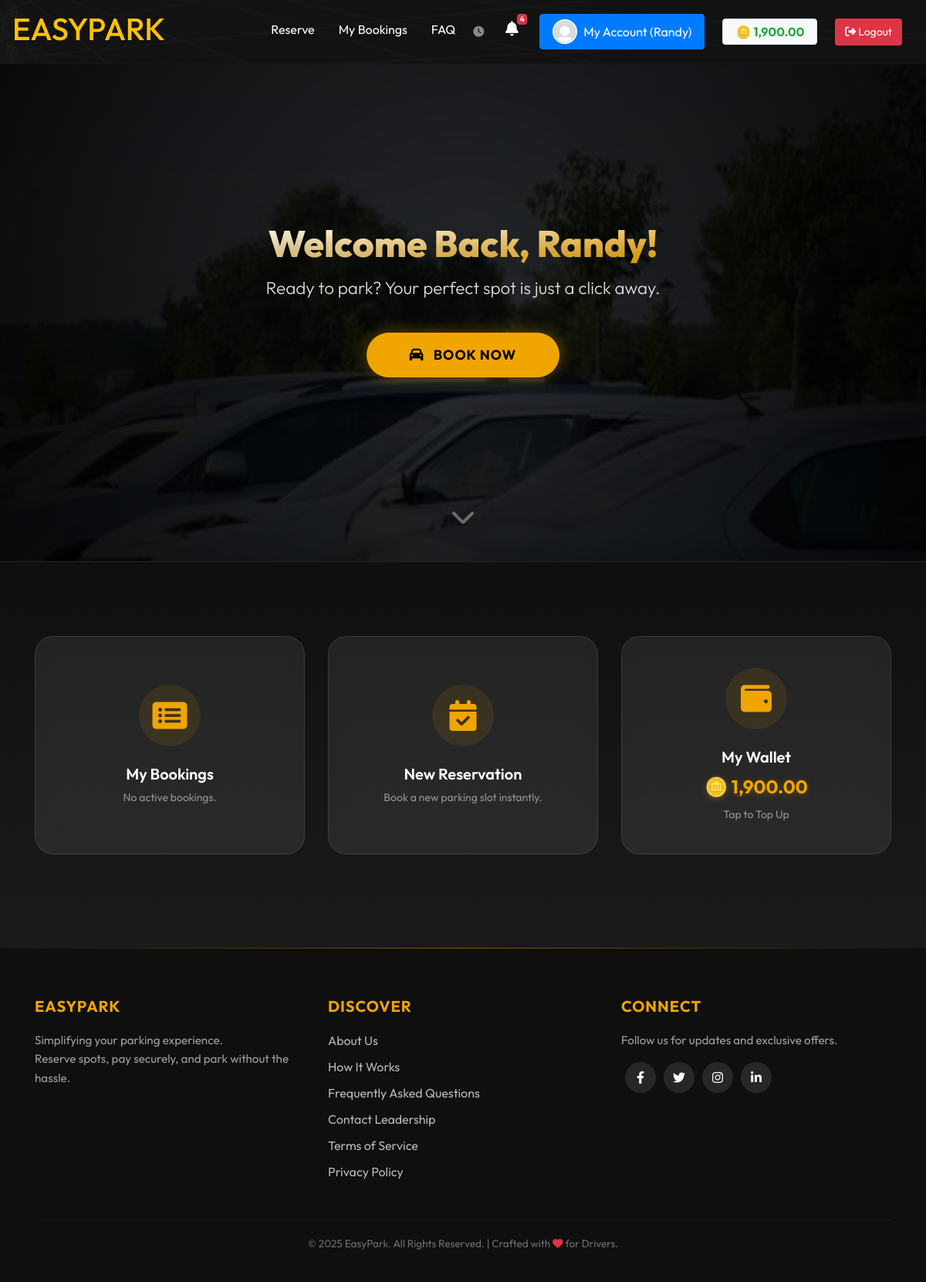
The page /dashboard.php (signed in) on the database as committed earlier.
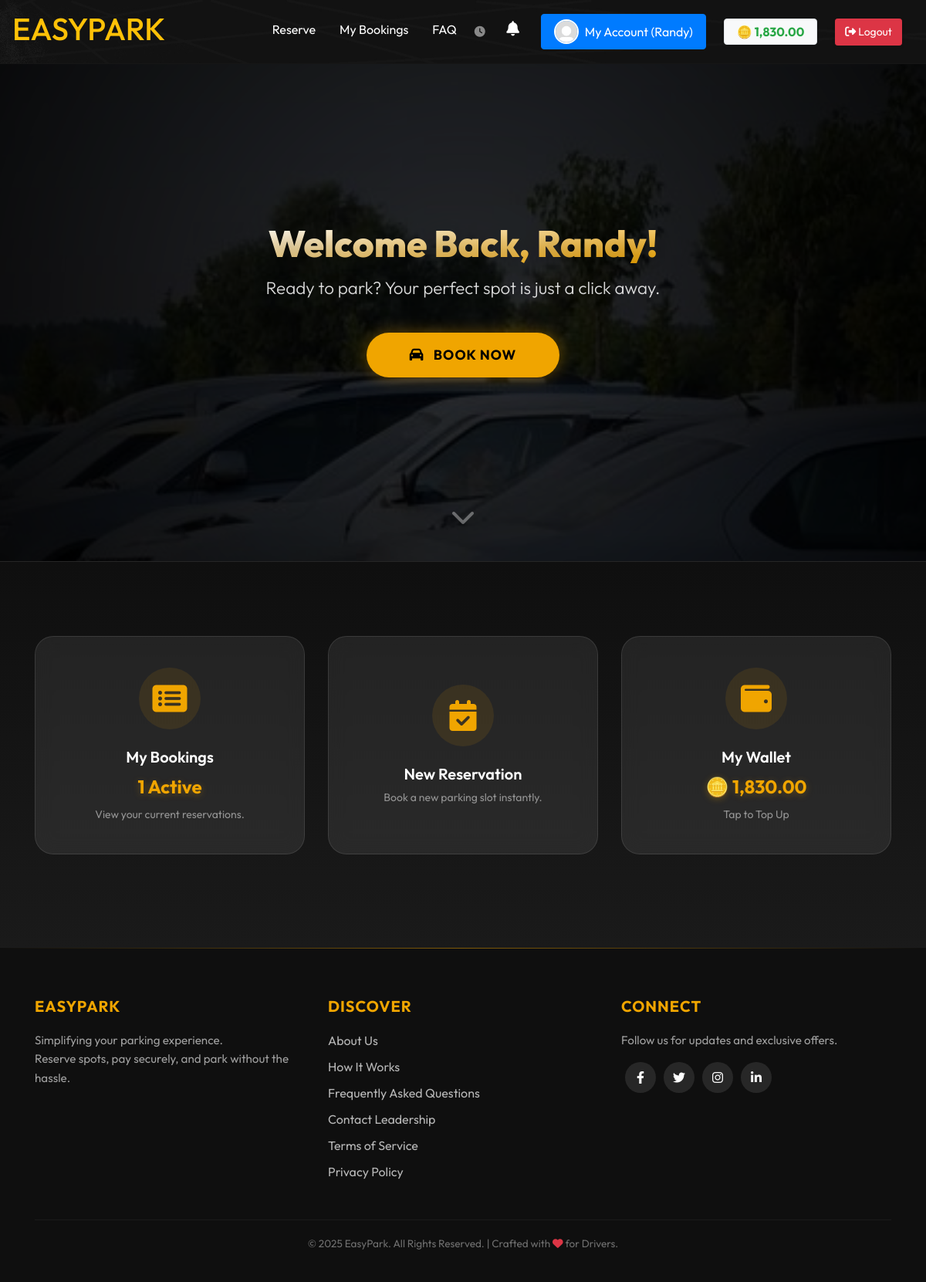
The same page on the database as committed later.
### tables this page shows
CREATE TABLE `users` (
  `user_id` int(11) NOT NULL,
  `first_name` varchar(50) NOT NULL,
  `middle_name` varchar(50) DEFAULT NULL,
  `last_name` varchar(50) NOT NULL,
  `email` varchar(100) NOT NULL,
  `password` varchar(255) NOT NULL,
  `phone` varchar(20) DEFAULT NULL,
  `user_type` enum('admin','staff','client') NOT NULL DEFAULT 'client',
  `security_word` varchar(255) NOT NULL,
  `created_at` timestamp NULL DEFAULT current_timestamp(),
  `updated_at` timestamp NULL DEFAULT NULL ON UPDATE current_timestamp(),
  `is_active` tinyint(1) NOT NULL DEFAULT 1,
  `image` varchar(255) DEFAULT 'default.jpg',
  `coins` decimal(10,2) NOT NULL DEFAULT 0.00
);

### includes/notifications.php (called while the page is built, shortened)
<?php
function countUnreadNotifications($pdo, $user_id)
{
    $stmt = $pdo->prepare("SELECT COUNT(*) FROM notifications WHERE user_id = ? AND is_read = 0");
    $stmt->execute([$user_id]);
    return (int) $stmt->fetchColumn();
}
?>

### dashboard.php (the view, shortened to what the changed rows need)
<?php
require_once 'includes/db.php';
$user_id = $_SESSION['user_id'];
$stmt = $pdo->prepare('SELECT first_name, coins FROM users WHERE user_id = ?');
$stmt->execute([$user_id]);
$user_data = $stmt->fetch(PDO::FETCH_ASSOC);
$user_name = $user_data['first_name'];
$user_coins = $user_data['coins'];
$stmt = $pdo->prepare("SELECT COUNT(*) FROM reservations WHERE user_id = ? AND status IN ('confirmed', 'ongoing')");
$stmt->execute([$user_id]);
$active_bookings_count = $stmt->fetchColumn();
$stmt = $pdo->prepare("SELECT r.*, p.slot_number, p.slot_type
    FROM reservations r
    JOIN parking_slots p ON r.parking_slot_id = p.parking_slot_id
    WHERE r.user_id = ?
    AND r.status IN ('ongoing', 'confirmed')
    AND r.end_time > NOW()
    ORDER BY
        CASE WHEN r.status = 'ongoing' THEN 1 ELSE 2 END,
        r.start_time ASC
    LIMIT 1");
$stmt->execute([$user_id]);
$current_session = $stmt->fetch(PDO::FETCH_ASSOC);
?>
<!DOCTYPE html>
<html lang="en">
<head>
  <link rel="stylesheet" href="css/bootstrap.min.css">
  <link rel="stylesheet" href="https://cdnjs.cloudflare.com/ajax/libs/font-awesome/6.4.0/css/all.min.css">
</head>
<body>
  <?php include 'includes/client_navbar.php'; ?>
  <header class="hero-section">
    <div class="hero-content">
      <h1 class="display-title">Welcome Back, <?= htmlspecialchars($user_name ?? 'Driver') ?>!</h1>
      <p class="lead-text">Ready to park? Your perfect spot is just a click away.</p>
      <?php if ($current_session): ?>
        <div class="session-widget mt-4">
          <div class="session-header">
            <span class="text-white-50 small"><i class="fas fa-satellite-dish mr-2 text-success"></i> LIVE STATUS</span>
            <span class="session-badge"><?= strtoupper($current_session['status']) ?></span>
          </div>
          <div class="row align-items-center">
            <div class="col-8">
              <h2 class="font-weight-bold text-white mb-0">Slot <?= htmlspecialchars($current_session['slot_number']) ?>
              </h2>
              <p class="text-white-50 mb-0"><?= htmlspecialchars(ucfirst($current_session['slot_type'])) ?> Parking</p>
            </div>
            <div class="col-4 text-right">
              <i class="fas fa-parking fa-3x text-white-50"></i>
            </div>
          </div>
          <hr class="border-secondary my-3">
          <div class="d-flex justify-content-between align-items-center">
            <div>
              <small class="text-white-50 d-block">Ends at</small>
              <strong class="text-white"><?= date('h:i A', strtotime($current_session['end_time'])) ?></strong>
            </div>
            <a href="bookings.php" class="btn btn-sm btn-outline-warning rounded-pill px-3">View Details</a>
          </div>
        </div>
      <?php else: ?>
        <a href="reservations.php" class="btn btn-glow"><i class="fas fa-car mr-2"></i> Book Now</a>
      <?php endif; ?>
    </div>
  </header>
  <section class="features-section">
    <div class="container">
      <div class="row">
        <div class="col-md-4 mb-4">
          <a href="bookings.php" class="text-decoration-none">
            <div class="glass-card text-center">
              <div class="feature-icon"><i class="fas fa-list-alt"></i></div>
              <h4 class="feature-title">My Bookings</h4>
              <?php if ($active_bookings_count > 0): ?>
                <div class="stat-text"><?= $active_bookings_count ?> Active</div>
                <p class="text-white-50 small mb-0">View your current reservations.</p>
              <?php else: ?>
                <p class="text-white-50 small mb-0">No active bookings.</p>
              <?php endif; ?>
            </div>
          </a>
        </div>
        <div class="col-md-4 mb-4">
          <a href="wallet.php" class="text-decoration-none">
            <div class="glass-card text-center">
              <div class="feature-icon"><i class="fas fa-wallet"></i></div>
              <h4 class="feature-title">My Wallet</h4>
              <div class="stat-text">🪙 <?= number_format($user_coins, 2) ?></div>
              <p class="text-white-50 small mb-0">Tap to Top Up</p>
            </div>
          </a>
        </div>
      </div>
    </div>
  </section>
</body>
</html>

### includes/client_navbar.php (shortened to what the changed rows need)
<?php
require_once __DIR__ . '/db.php';
$profilePic = 'images/default.jpg';
if (isset($_SESSION['user_id'])) {
    $user_id = $_SESSION['user_id'];
}
?>
<nav id="navbar" class="navbar navbar-expand-lg bg-image-dark navbar-dark sticky-top w-100 px-3">
    <a id="opp" class="navbar-brand" href="index.php" data-toggle="tooltip" title="Back to Home"
        data-placement="bottom">
        <h1 class="custom-size 75rem">EASYPARK</h1>
    </a>
    <div class="collapse navbar-collapse justify-content-end" id="collapsibleNavbar">
        <ul id="opp" class="navbar-nav">
            <?php if (isset($_SESSION['user_id'])): ?>
                <?php
                require_once __DIR__ . '/notifications.php';
                $unreadCount = 0;
                if (isset($pdo)) {
                    $unreadCount = countUnreadNotifications($pdo, $_SESSION['user_id']);
                }
                ?>
                <li class="nav-item d-flex align-items-center mr-3 text-white small position-relative group-clock">
                    <div class="d-flex align-items-center" style="cursor: pointer;" title="Hover to see local time">
                        <i class="fas fa-clock text-white-50"></i>
                    </div>
                </li>
                <li class="nav-item mr-3">
                    <a class="nav-link position-relative" href="#" id="alertsTrigger" role="button" data-toggle="modal"
                        data-target="#notificationCenterModal" title="Notifications">
                        <i class="fas fa-bell fa-fw" style="font-size: 1.2rem;"></i>
                        <?php if ($unreadCount > 0): ?>
                            <span class="badge badge-danger badge-counter position-absolute"
                                style="top: 0; right: 0; font-size: 0.6rem;"><?= $unreadCount > 9 ? '9+' : $unreadCount ?></span>
                        <?php endif; ?>
                    </a>
                </li>
                <li class="nav-item">
                    <a class="btn btn-primary d-flex align-items-center" href="profile.php" id="accountButton"
                        style="padding: 0.375rem 1rem;" data-toggle="tooltip" title="Manage your profile"
                        data-placement="bottom">
                        <img src="<?= htmlspecialchars($profilePic) ?>" alt="Profile"
                            style="width:32px;height:32px;object-fit:cover;border-radius:50%;border:2px solid #fff;margin-right:8px;">
                        My Account (<?= htmlspecialchars($_SESSION['username'] ?? 'User') ?>)
                    </a>
                </li>
                <?php
                $coins = 0.00;
                if (isset($_SESSION['user_id']) && isset($pdo)) {
                    $stmt = $pdo->prepare('SELECT coins FROM users WHERE user_id = ?');
                    $stmt->execute([$_SESSION['user_id']]);
                    $coins = $stmt->fetchColumn() ?: 0.00;
                }
                $coinColor = ($coins >= 0) ? '#28a745' : '#dc3545';
                ?>
                <li class="nav-item d-flex align-items-center ml-2">
                    <a href="wallet.php" class="badge badge-light px-3 py-2 border shadow-sm"
                        style="font-size: 1rem; color: #333; font-weight: 700; text-decoration: none;" data-toggle="tooltip"
                        title="View Wallet Balance" data-placement="bottom">
                        🪙 <span style="color: <?= $coinColor ?>;"><?= number_format($coins, 2) ?></span>
                    </a>
                </li>
                <li class="nav-item d-flex align-items-center ml-2">
                    <a href="logout.php" class="btn btn-danger btn-sm shadow-sm" style="padding: 0.375rem 0.75rem;"
                        data-toggle="tooltip" title="Sign Out securely" data-placement="bottom">
                        <i class="fas fa-sign-out-alt"></i> Logout
                    </a>
                </li>
            <?php endif; ?>
        </ul>
    </div>
</nav>

Rows that differ between the two databases and show on the page:
changed users "Randy": coins "1,900.00" → "1,830.00"
Other text that changed with them:
$active_bookings_count: (not shown) → "1"
$unreadCount: "4" → (not shown)
text no longer shown: "No active bookings."
text now shown: "Active View your current reservations."
